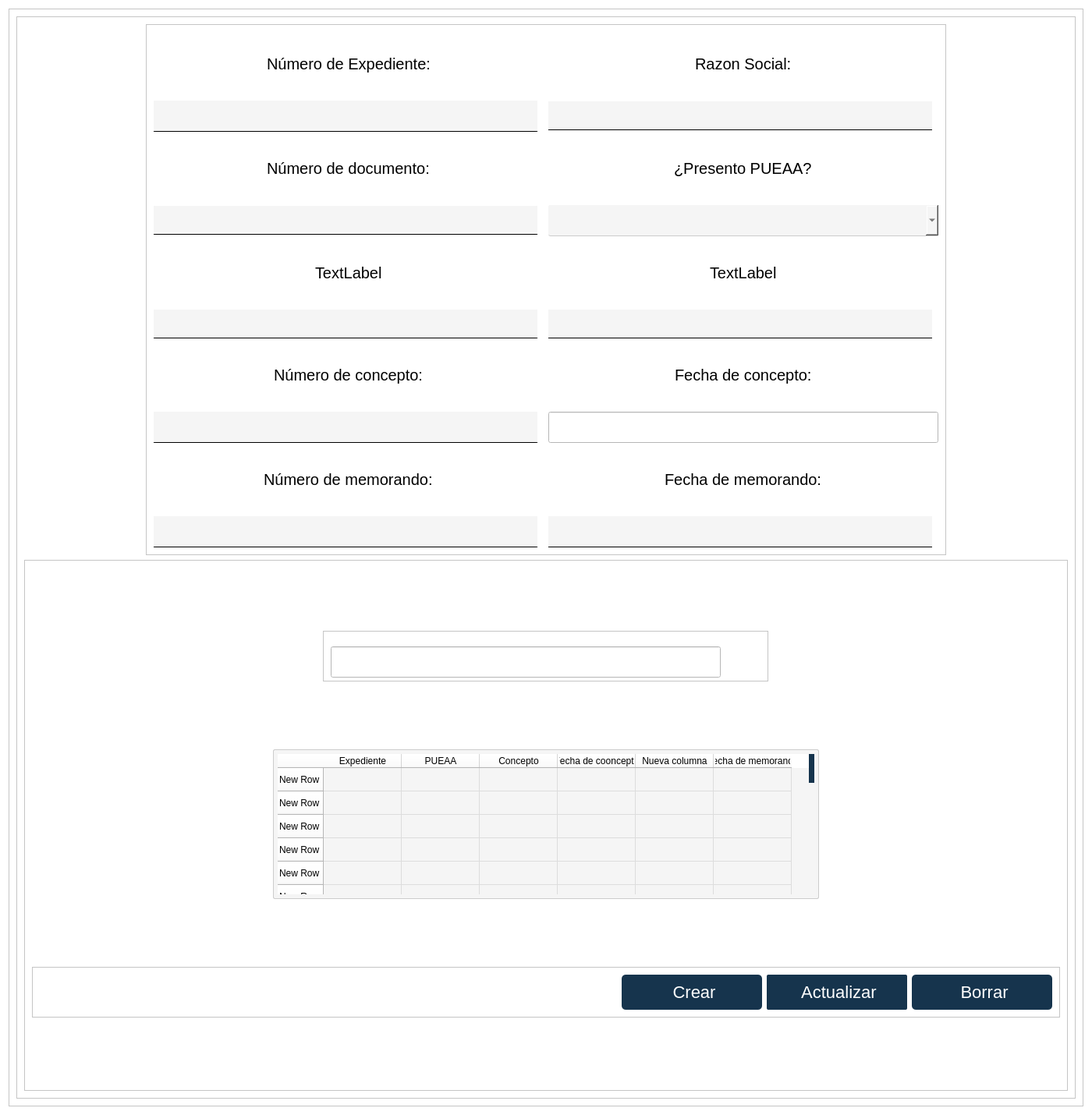
<?xml version="1.0" encoding="UTF-8"?>
<ui version="4.0">
 <class>Form</class>
 <widget class="QWidget" name="Form">
  <property name="geometry">
   <rect>
    <x>0</x>
    <y>0</y>
    <width>1400</width>
    <height>1430</height>
   </rect>
  </property>
  <property name="sizePolicy">
   <sizepolicy hsizetype="Fixed" vsizetype="Fixed">
    <horstretch>0</horstretch>
    <verstretch>0</verstretch>
   </sizepolicy>
  </property>
  <property name="minimumSize">
   <size>
    <width>300</width>
    <height>600</height>
   </size>
  </property>
  <property name="windowTitle">
   <string>Navbar</string>
  </property>
  <property name="styleSheet">
   <string notr="true">background-color: rgb(238, 238, 238);
background-color: rgb(255, 255, 255);</string>
  </property>
  <layout class="QHBoxLayout" name="horizontalLayout">
   <item>
    <widget class="QFrame" name="frame">
     <property name="frameShape">
      <enum>QFrame::StyledPanel</enum>
     </property>
     <property name="frameShadow">
      <enum>QFrame::Raised</enum>
     </property>
     <layout class="QHBoxLayout" name="horizontalLayout_5">
      <item>
       <widget class="QStackedWidget" name="stackedWidget_2">
        <property name="styleSheet">
         <string notr="true">background-color: rgb(255, 255, 255);</string>
        </property>
        <property name="frameShape">
         <enum>QFrame::StyledPanel</enum>
        </property>
        <property name="frameShadow">
         <enum>QFrame::Raised</enum>
        </property>
        <widget class="QWidget" name="stackedWidget_2Page1">
         <layout class="QVBoxLayout" name="verticalLayout">
          <item alignment="Qt::AlignHCenter">
           <widget class="QFrame" name="frame_6">
            <property name="styleSheet">
             <string notr="true"/>
            </property>
            <property name="frameShape">
             <enum>QFrame::StyledPanel</enum>
            </property>
            <property name="frameShadow">
             <enum>QFrame::Raised</enum>
            </property>
            <layout class="QGridLayout" name="gridLayout">
             <item row="14" column="1">
              <widget class="QLineEdit" name="LineFechaMemorando">
               <property name="sizePolicy">
                <sizepolicy hsizetype="Preferred" vsizetype="Fixed">
                 <horstretch>0</horstretch>
                 <verstretch>0</verstretch>
                </sizepolicy>
               </property>
               <property name="minimumSize">
                <size>
                 <width>500</width>
                 <height>40</height>
                </size>
               </property>
               <property name="styleSheet">
                <string notr="true">QLineEdit {
    background-color: #f5f5f5; /* Fondo gris claro */
    border: none; /* Sin bordes generales */
    border-bottom: 1px solid #000000; /* Solo borde inferior */
    border-radius: 0px; /* Sin bordes redondeados */
    padding: 5px; /* Espaciado interno */
    font-size: 20px; /* Tamaño de fuente */
    margin-right: 8px; /* Margen derecho */
    text-align: center; /* Iniciar centrado */
}

/* Cambia el estilo cuando el cursor pasa por encima */
QLineEdit:hover {
    border-bottom: 2px solid #16344D; /* Resalta el borde inferior */
}

/* Cambia el estilo cuando está enfocado */
QLineEdit:focus {
    border-bottom: 2px solid #16344D;
    background-color: #e0e0e0; /* Fondo más claro */
    box-shadow: 0 0 5px rgba(0, 0, 0, 0.3); /* Efecto de sombra */
}
</string>
               </property>
              </widget>
             </item>
             <item row="5" column="0">
              <widget class="QLineEdit" name="LineNumeroDoc">
               <property name="styleSheet">
                <string notr="true">QLineEdit {
    background-color: #f5f5f5; /* Fondo gris claro */
    border: none; /* Sin bordes generales */
    border-bottom: 1px solid #000000; /* Solo borde inferior */
    border-radius: 0px; /* Sin bordes redondeados */
    padding: 5px; /* Espaciado interno */
    font-size: 20px; /* Tamaño de fuente */
    margin-right: 8px; /* Margen derecho */
    text-align: center; /* Iniciar centrado */
}

/* Cambia el estilo cuando el cursor pasa por encima */
QLineEdit:hover {
    border-bottom: 2px solid #16344D; /* Resalta el borde inferior */
}

/* Cambia el estilo cuando está enfocado */
QLineEdit:focus {
    border-bottom: 2px solid #16344D;
    background-color: #e0e0e0; /* Fondo más claro */
    box-shadow: 0 0 5px rgba(0, 0, 0, 0.3); /* Efecto de sombra */
}
</string>
               </property>
              </widget>
             </item>
             <item row="0" column="0" alignment="Qt::AlignHCenter">
              <widget class="QLabel" name="label">
               <property name="styleSheet">
                <string notr="true">border:none;
font:20px;</string>
               </property>
               <property name="text">
                <string>Número de Expediente:</string>
               </property>
              </widget>
             </item>
             <item row="0" column="1" alignment="Qt::AlignHCenter">
              <widget class="QLabel" name="label_7">
               <property name="styleSheet">
                <string notr="true">border:none;
font:20px;</string>
               </property>
               <property name="text">
                <string>Razon Social:</string>
               </property>
              </widget>
             </item>
             <item row="4" column="0" alignment="Qt::AlignHCenter">
              <widget class="QLabel" name="label_8">
               <property name="styleSheet">
                <string notr="true">border:none;
font:20px;</string>
               </property>
               <property name="text">
                <string>Número de documento:</string>
               </property>
              </widget>
             </item>
             <item row="13" column="1" alignment="Qt::AlignHCenter">
              <widget class="QLabel" name="label_6">
               <property name="styleSheet">
                <string notr="true">border:none;
font:20px;</string>
               </property>
               <property name="text">
                <string>Fecha de memorando:</string>
               </property>
              </widget>
             </item>
             <item row="5" column="1">
              <widget class="QComboBox" name="ComboPUEAA">
               <property name="sizePolicy">
                <sizepolicy hsizetype="Preferred" vsizetype="Fixed">
                 <horstretch>0</horstretch>
                 <verstretch>0</verstretch>
                </sizepolicy>
               </property>
               <property name="minimumSize">
                <size>
                 <width>500</width>
                 <height>40</height>
                </size>
               </property>
               <property name="cursor">
                <cursorShape>PointingHandCursor</cursorShape>
               </property>
               <property name="styleSheet">
                <string notr="true">QComboBox {
    background-color: #f5f5f5; /* Mismo fondo gris claro que el QLineEdit */
    border: none; /* Sin bordes generales */
    border-bottom: 1px solid #CCCCCC; /* Borde inferior suave */
    border-radius:2px; /* Bordes redondeados suaves */
    padding: 5px 5px; /* Espaciado interno */
    font-size: 18px; /* Tamaño de fuente más elegante */
    color: #333333; /* Texto en gris oscuro */
    transition: all 0.3s ease; /* Transición suave */
	
}

/* Efecto al pasar el mouse */
QComboBox:hover {
    border-bottom: 2px solid #16344D; /* Engrosa el borde inferior al pasar el mouse */
    background-color: #f0f0f0; /* Cambio sutil de fondo */
}

/* Cuando el ComboBox está en foco */
QComboBox:focus {
    background-color: #e0e0e0; /* Gris más oscuro cuando está activo */
    border-bottom: 2px solid #16344D; /* Mantiene el borde inferior */
    box-shadow: 0 0 8px rgba(22, 52, 77, 0.3); /* Sombra más suave y elegante */
    transition: box-shadow 0.3s ease; /* Transición suave para la sombra */
}

/* Personalización del menú desplegable */
QComboBox QAbstractItemView {
    background-color: #f5f5f5; /* Fondo gris claro */
    color: #333333; /* Texto gris oscuro */
    border-radius: 5px; /* Bordes redondeados suaves */
    selection-background-color: #16344D; /* Fondo de selección azul elegante */
    selection-color: white; /* Texto blanco al seleccionar */
    padding: 5px 0; /* Espaciado interno */
    min-width: 150px; /* Ancho mínimo para una mejor apariencia */
}

/* Cambio de color cuando se pasa el mouse por una opción */
QComboBox QAbstractItemView::item:hover {
    background-color: #16344D; /* Fondo oscuro al pasar el mouse */
    color: white; /* Texto blanco */
}

/* Cambio de color cuando una opción está seleccionada */
QComboBox QAbstractItemView::item:selected {
    background-color: #16344D; /* Mismo fondo de selección */
    color: white; /* Texto en blanco */
}
</string>
               </property>
              </widget>
             </item>
             <item row="10" column="0">
              <widget class="QLineEdit" name="LineNumConcepto">
               <property name="sizePolicy">
                <sizepolicy hsizetype="Preferred" vsizetype="Fixed">
                 <horstretch>0</horstretch>
                 <verstretch>0</verstretch>
                </sizepolicy>
               </property>
               <property name="minimumSize">
                <size>
                 <width>500</width>
                 <height>40</height>
                </size>
               </property>
               <property name="styleSheet">
                <string notr="true">QLineEdit {
    background-color: #f5f5f5; /* Fondo gris claro */
    border: none; /* Sin bordes generales */
    border-bottom: 1px solid #000000; /* Solo borde inferior */
    border-radius: 0px; /* Sin bordes redondeados */
    padding: 5px; /* Espaciado interno */
    font-size: 20px; /* Tamaño de fuente */
    margin-right: 8px; /* Margen derecho */
    text-align: center; /* Iniciar centrado */
}

/* Cambia el estilo cuando el cursor pasa por encima */
QLineEdit:hover {
    border-bottom: 2px solid #16344D; /* Resalta el borde inferior */
}

/* Cambia el estilo cuando está enfocado */
QLineEdit:focus {
    border-bottom: 2px solid #16344D;
    background-color: #e0e0e0; /* Fondo más claro */
    box-shadow: 0 0 5px rgba(0, 0, 0, 0.3); /* Efecto de sombra */
}
</string>
               </property>
              </widget>
             </item>
             <item row="9" column="0" alignment="Qt::AlignHCenter">
              <widget class="QLabel" name="label_3">
               <property name="styleSheet">
                <string notr="true">border:none;
font:20px;</string>
               </property>
               <property name="text">
                <string>Número de concepto:</string>
               </property>
              </widget>
             </item>
             <item row="8" column="1">
              <widget class="QLineEdit" name="lineEdit_2">
               <property name="styleSheet">
                <string notr="true">QLineEdit {
    background-color: #f5f5f5; /* Fondo gris claro */
    border: none; /* Sin bordes generales */
    border-bottom: 1px solid #000000; /* Solo borde inferior */
    border-radius: 0px; /* Sin bordes redondeados */
    padding: 5px; /* Espaciado interno */
    font-size: 20px; /* Tamaño de fuente */
    margin-right: 8px; /* Margen derecho */
    text-align: center; /* Iniciar centrado */
}

/* Cambia el estilo cuando el cursor pasa por encima */
QLineEdit:hover {
    border-bottom: 2px solid #16344D; /* Resalta el borde inferior */
}

/* Cambia el estilo cuando está enfocado */
QLineEdit:focus {
    border-bottom: 2px solid #16344D;
    background-color: #e0e0e0; /* Fondo más claro */
    box-shadow: 0 0 5px rgba(0, 0, 0, 0.3); /* Efecto de sombra */
}
</string>
               </property>
              </widget>
             </item>
             <item row="1" column="1">
              <widget class="QLineEdit" name="LineRazonSocial">
               <property name="styleSheet">
                <string notr="true">QLineEdit {
    background-color: #f5f5f5; /* Fondo gris claro */
    border: none; /* Sin bordes generales */
    border-bottom: 1px solid #000000; /* Solo borde inferior */
    border-radius: 0px; /* Sin bordes redondeados */
    padding: 5px; /* Espaciado interno */
    font-size: 20px; /* Tamaño de fuente */
    margin-right: 8px; /* Margen derecho */
    text-align: center; /* Iniciar centrado */
}

/* Cambia el estilo cuando el cursor pasa por encima */
QLineEdit:hover {
    border-bottom: 2px solid #16344D; /* Resalta el borde inferior */
}

/* Cambia el estilo cuando está enfocado */
QLineEdit:focus {
    border-bottom: 2px solid #16344D;
    background-color: #e0e0e0; /* Fondo más claro */
    box-shadow: 0 0 5px rgba(0, 0, 0, 0.3); /* Efecto de sombra */
}
</string>
               </property>
              </widget>
             </item>
             <item row="14" column="0">
              <widget class="QLineEdit" name="LineNumMemorando">
               <property name="sizePolicy">
                <sizepolicy hsizetype="Preferred" vsizetype="Fixed">
                 <horstretch>0</horstretch>
                 <verstretch>0</verstretch>
                </sizepolicy>
               </property>
               <property name="minimumSize">
                <size>
                 <width>500</width>
                 <height>40</height>
                </size>
               </property>
               <property name="styleSheet">
                <string notr="true">QLineEdit {
    background-color: #f5f5f5; /* Fondo gris claro */
    border: none; /* Sin bordes generales */
    border-bottom: 1px solid #000000; /* Solo borde inferior */
    border-radius: 0px; /* Sin bordes redondeados */
    padding: 5px; /* Espaciado interno */
    font-size: 20px; /* Tamaño de fuente */
    margin-right: 8px; /* Margen derecho */
    text-align: center; /* Iniciar centrado */
}

/* Cambia el estilo cuando el cursor pasa por encima */
QLineEdit:hover {
    border-bottom: 2px solid #16344D; /* Resalta el borde inferior */
}

/* Cambia el estilo cuando está enfocado */
QLineEdit:focus {
    border-bottom: 2px solid #16344D;
    background-color: #e0e0e0; /* Fondo más claro */
    box-shadow: 0 0 5px rgba(0, 0, 0, 0.3); /* Efecto de sombra */
}
</string>
               </property>
              </widget>
             </item>
             <item row="1" column="0">
              <widget class="QLineEdit" name="LineNumeroExpediente">
               <property name="sizePolicy">
                <sizepolicy hsizetype="Preferred" vsizetype="Fixed">
                 <horstretch>0</horstretch>
                 <verstretch>0</verstretch>
                </sizepolicy>
               </property>
               <property name="minimumSize">
                <size>
                 <width>500</width>
                 <height>40</height>
                </size>
               </property>
               <property name="styleSheet">
                <string notr="true">QLineEdit {
    background-color: #f5f5f5; /* Fondo gris claro */
    border: none; /* Sin bordes generales */
    border-bottom: 1px solid #000000; /* Solo borde inferior */
    border-radius: 0px; /* Sin bordes redondeados */
    padding: 5px; /* Espaciado interno */
    font-size: 20px; /* Tamaño de fuente */
    margin-right: 8px; /* Margen derecho */
    text-align: center; /* Iniciar centrado */
}

/* Cambia el estilo cuando el cursor pasa por encima */
QLineEdit:hover {
    border-bottom: 2px solid #16344D; /* Resalta el borde inferior */
}

/* Cambia el estilo cuando está enfocado */
QLineEdit:focus {
    border-bottom: 2px solid #16344D;
    background-color: #e0e0e0; /* Fondo más claro */
    box-shadow: 0 0 5px rgba(0, 0, 0, 0.3); /* Efecto de sombra */
}
</string>
               </property>
              </widget>
             </item>
             <item row="10" column="1">
              <widget class="QLineEdit" name="LineFechaConcepto">
               <property name="sizePolicy">
                <sizepolicy hsizetype="Preferred" vsizetype="Fixed">
                 <horstretch>0</horstretch>
                 <verstretch>0</verstretch>
                </sizepolicy>
               </property>
               <property name="minimumSize">
                <size>
                 <width>500</width>
                 <height>40</height>
                </size>
               </property>
               <property name="styleSheet">
                <string notr="true">QLineEdit {

    background-color: #f5f5f5; /* Gris más claro cuando se escribe */
    border: none; /* Sin bordes generales */
    border-bottom: 1px solid #000000; /* Solo borde inferior inicial */
    border-radius: 0px; /* Sin bordes redondeados */
    padding: 5px; /* Espaciado interno */
    font: 20px;
QLineEdit {

    background-color: #f5f5f5; /* Gris más claro cuando se escribe */
    border: none; /* Sin bordes generales */
    border-bottom: 1px solid #000000; /* Solo borde inferior inicial */
    border-radius: 0px; /* Sin bordes redondeados */
    padding: 5px; /* Espaciado interno */
    font: 10px;

	margin-right: 8px; /* Margen a la derecha de 10px */
}

/* Al pasar el mouse, se agregan los bordes izquierdo y derecho */
QLineEdit:hover {
    border-bottom: 2px solid #16344D; /* Mantiene el borde inferior */
}

/* Al hacer clic (foco), se mantiene igual que el hover */
QLineEdit:focus {
    border-bottom: 2px solid #16344D;
    background-color: #e0e0e0; /* Gris más claro cuando se escribe */
    box-shadow: 0 0 5px rgba(0, 0, 0, 0.3); /* Sombra opcional al activar */
}

}

/* Al pasar el mouse, se agregan los bordes izquierdo y derecho */
QLineEdit:hover {
    border-bottom: 2px solid #16344D; /* Mantiene el borde inferior */
}

/* Al hacer clic (foco), se mantiene igual que el hover */
QLineEdit:focus {
    border-bottom: 2px solid #16344D;
    background-color: #e0e0e0; /* Gris más claro cuando se escribe */
    box-shadow: 0 0 5px rgba(0, 0, 0, 0.3); /* Sombra opcional al activar */
}
</string>
               </property>
              </widget>
             </item>
             <item row="4" column="1" alignment="Qt::AlignHCenter">
              <widget class="QLabel" name="label_2">
               <property name="styleSheet">
                <string notr="true">border:none;
font:20px;</string>
               </property>
               <property name="text">
                <string>¿Presento PUEAA?</string>
               </property>
              </widget>
             </item>
             <item row="13" column="0" alignment="Qt::AlignHCenter">
              <widget class="QLabel" name="label_5">
               <property name="styleSheet">
                <string notr="true">border:none;
font:20px;</string>
               </property>
               <property name="text">
                <string>Número de memorando:</string>
               </property>
              </widget>
             </item>
             <item row="9" column="1" alignment="Qt::AlignHCenter">
              <widget class="QLabel" name="label_4">
               <property name="styleSheet">
                <string notr="true">border:none;
font:20px;</string>
               </property>
               <property name="text">
                <string>Fecha de concepto:</string>
               </property>
              </widget>
             </item>
             <item row="6" column="0" alignment="Qt::AlignHCenter">
              <widget class="QLabel" name="label_9">
               <property name="styleSheet">
                <string notr="true">border:none;
font:20px;</string>
               </property>
               <property name="text">
                <string>TextLabel</string>
               </property>
              </widget>
             </item>
             <item row="8" column="0">
              <widget class="QLineEdit" name="lineEdit">
               <property name="styleSheet">
                <string notr="true">QLineEdit {
    background-color: #f5f5f5; /* Fondo gris claro */
    border: none; /* Sin bordes generales */
    border-bottom: 1px solid #000000; /* Solo borde inferior */
    border-radius: 0px; /* Sin bordes redondeados */
    padding: 5px; /* Espaciado interno */
    font-size: 20px; /* Tamaño de fuente */
    margin-right: 8px; /* Margen derecho */
    text-align: center; /* Iniciar centrado */
}

/* Cambia el estilo cuando el cursor pasa por encima */
QLineEdit:hover {
    border-bottom: 2px solid #16344D; /* Resalta el borde inferior */
}

/* Cambia el estilo cuando está enfocado */
QLineEdit:focus {
    border-bottom: 2px solid #16344D;
    background-color: #e0e0e0; /* Fondo más claro */
    box-shadow: 0 0 5px rgba(0, 0, 0, 0.3); /* Efecto de sombra */
}
</string>
               </property>
              </widget>
             </item>
             <item row="6" column="1" alignment="Qt::AlignHCenter">
              <widget class="QLabel" name="label_10">
               <property name="styleSheet">
                <string notr="true">border:none;
font:20px;</string>
               </property>
               <property name="text">
                <string>TextLabel</string>
               </property>
              </widget>
             </item>
            </layout>
           </widget>
          </item>
          <item>
           <widget class="QFrame" name="frame_5">
            <property name="minimumSize">
             <size>
              <width>500</width>
              <height>0</height>
             </size>
            </property>
            <property name="styleSheet">
             <string notr="true"/>
            </property>
            <property name="frameShape">
             <enum>QFrame::StyledPanel</enum>
            </property>
            <property name="frameShadow">
             <enum>QFrame::Raised</enum>
            </property>
            <layout class="QGridLayout" name="gridLayout_3">
             <item row="2" column="0">
              <widget class="QFrame" name="frame_4">
               <property name="sizePolicy">
                <sizepolicy hsizetype="Preferred" vsizetype="Fixed">
                 <horstretch>0</horstretch>
                 <verstretch>0</verstretch>
                </sizepolicy>
               </property>
               <property name="minimumSize">
                <size>
                 <width>0</width>
                 <height>65</height>
                </size>
               </property>
               <property name="frameShape">
                <enum>QFrame::StyledPanel</enum>
               </property>
               <property name="frameShadow">
                <enum>QFrame::Raised</enum>
               </property>
               <layout class="QHBoxLayout" name="horizontalLayout_4">
                <item>
                 <spacer name="horizontalSpacer">
                  <property name="orientation">
                   <enum>Qt::Horizontal</enum>
                  </property>
                  <property name="sizeType">
                   <enum>QSizePolicy::Fixed</enum>
                  </property>
                  <property name="sizeHint" stdset="0">
                   <size>
                    <width>1300</width>
                    <height>20</height>
                   </size>
                  </property>
                 </spacer>
                </item>
                <item alignment="Qt::AlignRight">
                 <widget class="QPushButton" name="BtnCrear">
                  <property name="sizePolicy">
                   <sizepolicy hsizetype="Fixed" vsizetype="Fixed">
                    <horstretch>0</horstretch>
                    <verstretch>0</verstretch>
                   </sizepolicy>
                  </property>
                  <property name="minimumSize">
                   <size>
                    <width>180</width>
                    <height>45</height>
                   </size>
                  </property>
                  <property name="cursor">
                   <cursorShape>PointingHandCursor</cursorShape>
                  </property>
                  <property name="styleSheet">
                   <string notr="true">QPushButton {
    background-color: #16344D; /* Color de fondo */
    border-radius: 5px; /* Bordes redondeados */
    color: white; /* Color del texto */
    padding: 5px 10px; /* Espaciado interno */
    border: none; /* Elimina el borde predeterminado */
    font-size: 22px; /* Tamaño de fuente */
    text-align: center; /* Alinea el texto a la izquierda */
}

QPushButton:hover {
    background-color: #4C6D8C; /* Color de fondo al pasar el mouse */
    box-shadow: 0 0 10px rgba(0, 0, 0, 0.5); /* Sombra al pasar el mouse */
    transform: scale(1.02); /* Ligero aumento al pasar el mouse */
    transition: all 0.3s ease-in-out; /* Transición suave */
}

QPushButton::icon {
    padding-right: 5px; /* Espaciado entre el icono y el texto */
}
</string>
                  </property>
                  <property name="text">
                   <string> Crear</string>
                  </property>
                  <property name="icon">
                   <iconset>
                    <normaloff>../../assets/iconos/anadir.png</normaloff>../../assets/iconos/anadir.png</iconset>
                  </property>
                  <property name="iconSize">
                   <size>
                    <width>24</width>
                    <height>24</height>
                   </size>
                  </property>
                 </widget>
                </item>
                <item alignment="Qt::AlignRight">
                 <widget class="QPushButton" name="BtnActualizar">
                  <property name="sizePolicy">
                   <sizepolicy hsizetype="Fixed" vsizetype="Fixed">
                    <horstretch>0</horstretch>
                    <verstretch>0</verstretch>
                   </sizepolicy>
                  </property>
                  <property name="minimumSize">
                   <size>
                    <width>180</width>
                    <height>45</height>
                   </size>
                  </property>
                  <property name="cursor">
                   <cursorShape>PointingHandCursor</cursorShape>
                  </property>
                  <property name="styleSheet">
                   <string notr="true">QPushButton {
    background-color: #16344D; /* Color de fondo */
    border-radius: 2px; /* Bordes redondeados */
    color: white; /* Color del texto */
    padding: 5px 10px; /* Espaciado interno */
    border: none; /* Elimina el borde predeterminado */
    font-size: 22px; /* Tamaño de fuente */
    text-align: Center; /* Alinea el texto a la izquierda */
}

QPushButton:hover {
    background-color: #525C5E; /* Color de fondo al pasar el mouse */
    box-shadow: 0 0 10px rgba(0, 0, 0, 0.5); /* Sombra al pasar el mouse */
    transform: scale(1.02); /* Ligero aumento al pasar el mouse */
    transition: all 0.3s ease-in-out; /* Transición suave */
}

QPushButton::icon {
    padding-right: 5px; /* Espaciado entre el icono y el texto */
}
</string>
                  </property>
                  <property name="text">
                   <string> Actualizar</string>
                  </property>
                  <property name="icon">
                   <iconset>
                    <normaloff>../../assets/iconos/actualizar-flecha.png</normaloff>../../assets/iconos/actualizar-flecha.png</iconset>
                  </property>
                  <property name="iconSize">
                   <size>
                    <width>24</width>
                    <height>24</height>
                   </size>
                  </property>
                 </widget>
                </item>
                <item alignment="Qt::AlignRight">
                 <widget class="QPushButton" name="BtnBorrar">
                  <property name="sizePolicy">
                   <sizepolicy hsizetype="Fixed" vsizetype="Fixed">
                    <horstretch>0</horstretch>
                    <verstretch>0</verstretch>
                   </sizepolicy>
                  </property>
                  <property name="minimumSize">
                   <size>
                    <width>180</width>
                    <height>45</height>
                   </size>
                  </property>
                  <property name="cursor">
                   <cursorShape>PointingHandCursor</cursorShape>
                  </property>
                  <property name="styleSheet">
                   <string notr="true">QPushButton {
    background-color: #16344D; /* Color de fondo */
    border-radius: 5px; /* Bordes redondeados */
    color: white; /* Color del texto */
    padding: 5px 10px; /* Espaciado interno */
    border: none; /* Elimina el borde predeterminado */
    font-size: 22px; /* Tamaño de fuente */
    text-align: center; /* Alinea el texto a la izquierda */
}

QPushButton:hover {
    background-color: #D32F2F  ; /* Color de fondo al pasar el mouse */
    box-shadow: 0 0 10px rgba(0, 0, 0, 0.5); /* Sombra al pasar el mouse */
    transform: scale(1.02); /* Ligero aumento al pasar el mouse */
    transition: all 0.3s ease-in-out; /* Transición suave */
}

QPushButton::icon {
    padding-right: 5px; /* Espaciado entre el icono y el texto */
}
</string>
                  </property>
                  <property name="text">
                   <string> Borrar</string>
                  </property>
                  <property name="icon">
                   <iconset>
                    <normaloff>../../assets/iconos/borrar.png</normaloff>../../assets/iconos/borrar.png</iconset>
                  </property>
                  <property name="iconSize">
                   <size>
                    <width>28</width>
                    <height>28</height>
                   </size>
                  </property>
                 </widget>
                </item>
               </layout>
              </widget>
             </item>
             <item row="0" column="0" alignment="Qt::AlignHCenter">
              <widget class="QFrame" name="frame_3">
               <property name="sizePolicy">
                <sizepolicy hsizetype="Preferred" vsizetype="Fixed">
                 <horstretch>0</horstretch>
                 <verstretch>0</verstretch>
                </sizepolicy>
               </property>
               <property name="minimumSize">
                <size>
                 <width>250</width>
                 <height>50</height>
                </size>
               </property>
               <property name="styleSheet">
                <string notr="true">background-color: rgb(255, 255, 255);</string>
               </property>
               <property name="frameShape">
                <enum>QFrame::StyledPanel</enum>
               </property>
               <property name="frameShadow">
                <enum>QFrame::Raised</enum>
               </property>
               <layout class="QHBoxLayout" name="horizontalLayout_2">
                <item>
                 <widget class="QLineEdit" name="Linebuscador">
                  <property name="sizePolicy">
                   <sizepolicy hsizetype="Fixed" vsizetype="Fixed">
                    <horstretch>0</horstretch>
                    <verstretch>0</verstretch>
                   </sizepolicy>
                  </property>
                  <property name="minimumSize">
                   <size>
                    <width>500</width>
                    <height>40</height>
                   </size>
                  </property>
                  <property name="maximumSize">
                   <size>
                    <width>300</width>
                    <height>25</height>
                   </size>
                  </property>
                  <property name="styleSheet">
                   <string notr="true">QLineEdit {

    background-color: #f5f5f5; /* Gris más claro cuando se escribe */
    border: none; /* Sin bordes generales */
    border-bottom: 1px solid #000000; /* Solo borde inferior inicial */
    border-radius: 4px; /* Sin bordes redondeados */
    padding: 5px; /* Espaciado interno */
    font: 18px;
QLineEdit {

    background-color: #f5f5f5; /* Gris más claro cuando se escribe */
    border: none; /* Sin bordes generales */
    border-bottom: 1px solid #000000; /* Solo borde inferior inicial */
    border-radius: 0px; /* Sin bordes redondeados */
    padding: 5px; /* Espaciado interno */
    font: 10px;

	margin-right: 8px; /* Margen a la derecha de 10px */
}

/* Al pasar el mouse, se agregan los bordes izquierdo y derecho */
QLineEdit:hover {
    border-bottom: 2px solid #16344D; /* Mantiene el borde inferior */
}

/* Al hacer clic (foco), se mantiene igual que el hover */
QLineEdit:focus {
    border-bottom: 2px solid #16344D;
    background-color: #e0e0e0; /* Gris más claro cuando se escribe */
    box-shadow: 0 0 5px rgba(0, 0, 0, 0.3); /* Sombra opcional al activar */
}

}

/* Al pasar el mouse, se agregan los bordes izquierdo y derecho */
QLineEdit:hover {
    border-bottom: 2px solid #16344D; /* Mantiene el borde inferior */
}

/* Al hacer clic (foco), se mantiene igual que el hover */
QLineEdit:focus {
    border-bottom: 2px solid #16344D;
    background-color: #e0e0e0; /* Gris más claro cuando se escribe */
    box-shadow: 0 0 5px rgba(0, 0, 0, 0.3); /* Sombra opcional al activar */
}
</string>
                  </property>
                 </widget>
                </item>
                <item>
                 <widget class="QToolButton" name="toolButton_2">
                  <property name="minimumSize">
                   <size>
                    <width>45</width>
                    <height>45</height>
                   </size>
                  </property>
                  <property name="maximumSize">
                   <size>
                    <width>30</width>
                    <height>30</height>
                   </size>
                  </property>
                  <property name="styleSheet">
                   <string notr="true">border:none;</string>
                  </property>
                  <property name="text">
                   <string/>
                  </property>
                  <property name="icon">
                   <iconset>
                    <normaloff>../../assets/iconos/people.png</normaloff>../../assets/iconos/people.png</iconset>
                  </property>
                  <property name="iconSize">
                   <size>
                    <width>32</width>
                    <height>32</height>
                   </size>
                  </property>
                  <property name="toolButtonStyle">
                   <enum>Qt::ToolButtonTextBesideIcon</enum>
                  </property>
                 </widget>
                </item>
               </layout>
              </widget>
             </item>
             <item row="1" column="0" alignment="Qt::AlignHCenter">
              <widget class="QTableWidget" name="TablaPUEAA">
               <property name="sizePolicy">
                <sizepolicy hsizetype="Fixed" vsizetype="Fixed">
                 <horstretch>0</horstretch>
                 <verstretch>0</verstretch>
                </sizepolicy>
               </property>
               <property name="minimumSize">
                <size>
                 <width>700</width>
                 <height>150</height>
                </size>
               </property>
               <property name="styleSheet">
                <string notr="true">QTableWidget {
    background-color: #f5f5f5; /* Fondo gris claro */
    border: 1px solid #CCCCCC; /* Borde suave */
    border-radius: 2px; /* Bordes redondeados */
    font-size: 18px; /* Tamaño de fuente */
    padding: 5px; /* Espaciado interno */
    gridline-color: #DDDDDD; /* Color de las líneas de la cuadrícula */
}

QTableWidget::item {
    padding: 5px; /* Espaciado de las celdas */
    border-radius: 2px; /* Bordes redondeados en las celdas */
}

QTableWidget::item:hover {
    background-color: #f0f0f0; /* Fondo claro al pasar el mouse */
    color: #16344D; /* Texto azul al pasar el mouse */
}

/* Barra de desplazamiento vertical y horizontal */
QScrollBar:vertical, QScrollBar:horizontal {
	
    border-radius: 15px; /* Bordes redondeados */
    background-color: #f5f5f5; /* Fondo gris claro */
    width: 7px; /* Ancho de la barra vertical */
    height: 7px; /* Alto de la barra horizontal */
}

/* Manejador de la barra de desplazamiento (el &quot;handle&quot;) */
QScrollBar::handle:vertical, QScrollBar::handle:horizontal {
    background-color: #16344D; /* Barra de desplazamiento en azul */
    border-radius: 15px; /* Bordes redondeados */
    min-height: 10px; /* Tamaño mínimo de la barra de desplazamiento vertical */
    min-width: 10px; /* Tamaño mínimo de la barra de desplazamiento horizontal */
}

/* Efecto cuando el mouse pasa por encima del manejador */
QScrollBar::handle:vertical:hover, QScrollBar::handle:horizontal:hover {
    background-color: #1A4567; /* Fondo más oscuro al pasar el mouse */
}

/* Líneas de los botones de desplazamiento (arriba/abajo o izquierda/derecha) */
QScrollBar::add-line:vertical, QScrollBar::sub-line:vertical,
QScrollBar::add-line:horizontal, QScrollBar::sub-line:horizontal {
    background: none; /* Quitar los botones de desplazamiento */
}

/* Flechas de los botones de desplazamiento */
QScrollBar::up-arrow:vertical, QScrollBar::down-arrow:vertical,
QScrollBar::left-arrow:horizontal, QScrollBar::right-arrow:horizontal {
    background: none; /* Quitar las flechas */
}
</string>
               </property>
               <row>
                <property name="text">
                 <string>New Row</string>
                </property>
               </row>
               <row>
                <property name="text">
                 <string>New Row</string>
                </property>
               </row>
               <row>
                <property name="text">
                 <string>New Row</string>
                </property>
               </row>
               <row>
                <property name="text">
                 <string>New Row</string>
                </property>
               </row>
               <row>
                <property name="text">
                 <string>New Row</string>
                </property>
               </row>
               <row>
                <property name="text">
                 <string>New Row</string>
                </property>
               </row>
               <row>
                <property name="text">
                 <string>New Row</string>
                </property>
               </row>
               <row>
                <property name="text">
                 <string>New Row</string>
                </property>
               </row>
               <row>
                <property name="text">
                 <string>New Row</string>
                </property>
               </row>
               <row>
                <property name="text">
                 <string>New Row</string>
                </property>
               </row>
               <row>
                <property name="text">
                 <string>New Row</string>
                </property>
               </row>
               <row>
                <property name="text">
                 <string>New Row</string>
                </property>
               </row>
               <row>
                <property name="text">
                 <string>New Row</string>
                </property>
               </row>
               <row>
                <property name="text">
                 <string>New Row</string>
                </property>
               </row>
               <row>
                <property name="text">
                 <string>New Row</string>
                </property>
               </row>
               <row>
                <property name="text">
                 <string>New Row</string>
                </property>
               </row>
               <row>
                <property name="text">
                 <string>New Row</string>
                </property>
               </row>
               <row>
                <property name="text">
                 <string>New Row</string>
                </property>
               </row>
               <row>
                <property name="text">
                 <string>New Row</string>
                </property>
               </row>
               <row>
                <property name="text">
                 <string>New Row</string>
                </property>
               </row>
               <row>
                <property name="text">
                 <string>New Row</string>
                </property>
               </row>
               <row>
                <property name="text">
                 <string>New Row</string>
                </property>
               </row>
               <row>
                <property name="text">
                 <string>New Row</string>
                </property>
               </row>
               <row>
                <property name="text">
                 <string>New Row</string>
                </property>
               </row>
               <column>
                <property name="text">
                 <string>Expediente</string>
                </property>
               </column>
               <column>
                <property name="text">
                 <string>PUEAA</string>
                </property>
               </column>
               <column>
                <property name="text">
                 <string>Concepto</string>
                </property>
               </column>
               <column>
                <property name="text">
                 <string>Fecha de cooncepto</string>
                </property>
               </column>
               <column>
                <property name="text">
                 <string>Nueva columna</string>
                </property>
               </column>
               <column>
                <property name="text">
                 <string>Fecha de memorando</string>
                </property>
               </column>
              </widget>
             </item>
            </layout>
           </widget>
          </item>
         </layout>
        </widget>
       </widget>
      </item>
     </layout>
    </widget>
   </item>
  </layout>
 </widget>
 <resources/>
 <connections/>
</ui>
